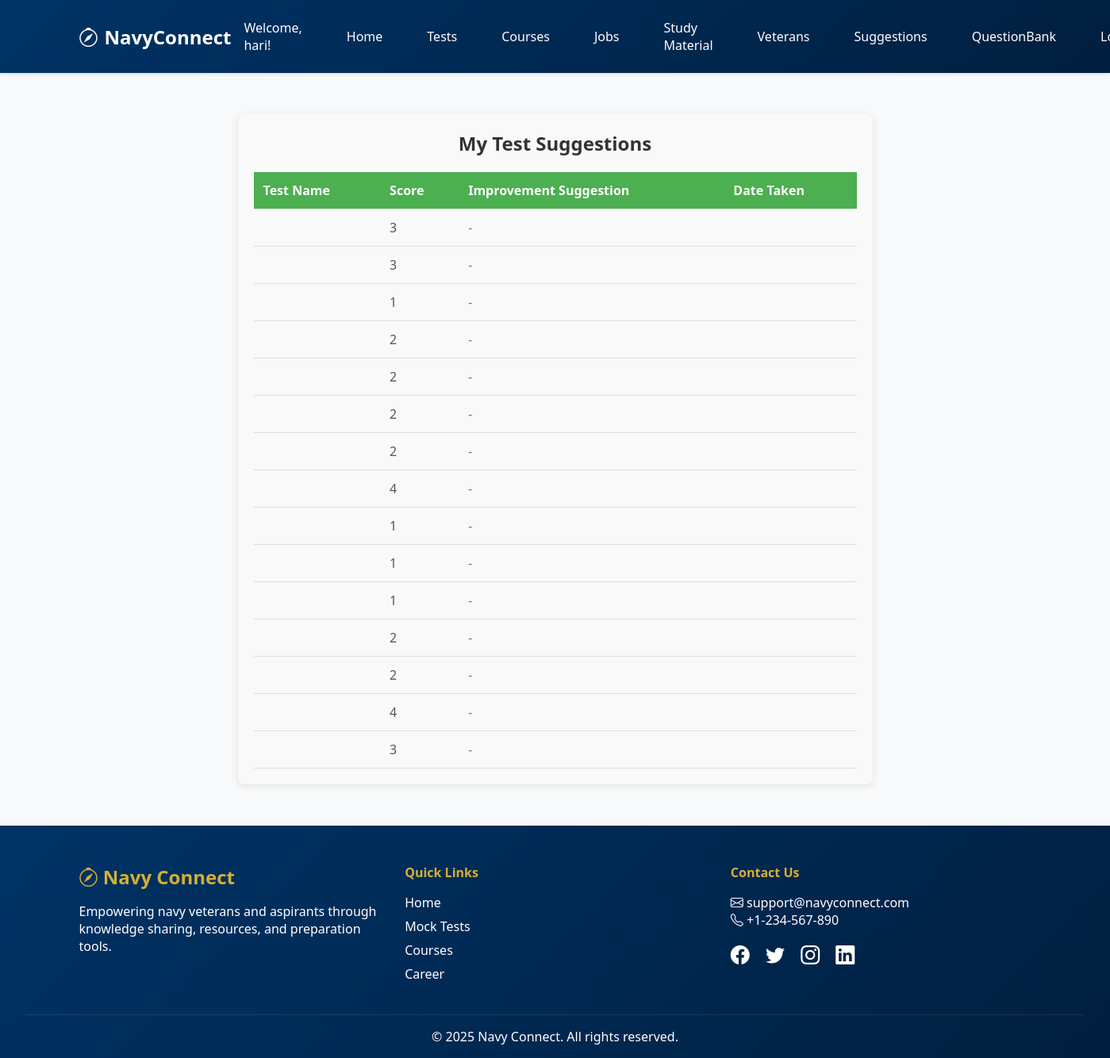
The app's page /my-suggestions/ (signed in), older data.
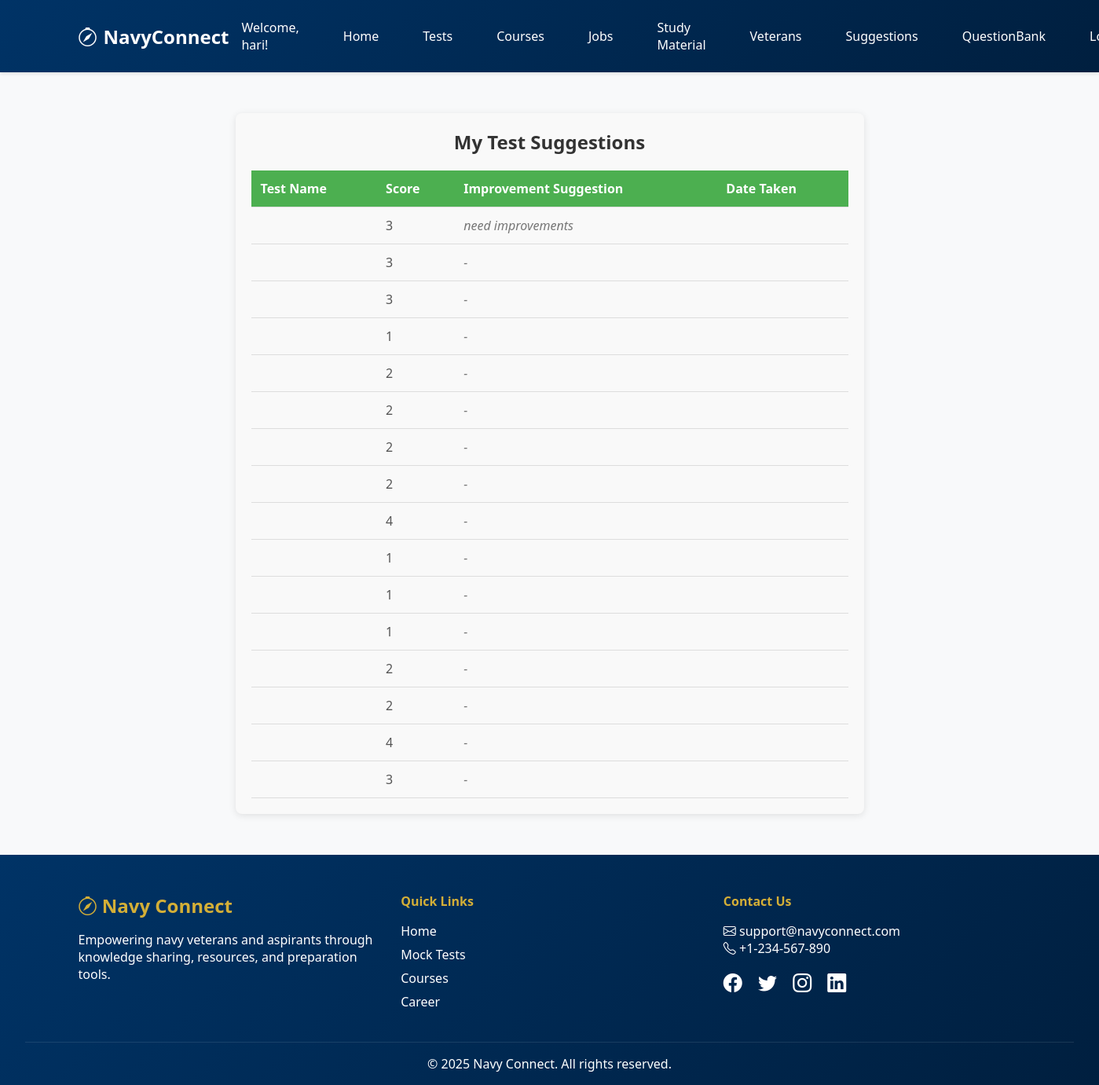
The same page, newer data.
### core/models.py (models this page shows, shortened)
class UserResponse(models.Model):
    question = models.ForeignKey(Question, on_delete=models.CASCADE, default=True)
    user = models.ForeignKey(settings.AUTH_USER_MODEL, on_delete=models.CASCADE)
    test = models.ForeignKey(MockTest, on_delete=models.CASCADE)
    score = models.IntegerField()
    responses = models.JSONField(default=dict)  # Store selected options as a dictionary
    improvement_suggestion = models.TextField(blank=True, null=True)  # ➡️ Add this line!

### core/views.py (the view)
# urls.py: path('my-suggestions/', views.user_suggestions, name='user_suggestions'),
@login_required
def user_suggestions(request):
    user_responses = UserResponse.objects.filter(user=request.user).order_by('-id')
    return render(request, 'user_suggestions.html', {'results': user_responses})

### core/templates/user_suggestions.html (shortened to what this page needs)
{% extends 'base.html' %}
{% block content %}
<div class="suggestions-container">
    <h2>My Test Suggestions</h2>
    <table>
        <thead>
            <tr>
                <th>Test Name</th>
                <th>Score</th>
                <th>Improvement Suggestion</th>
                <th>Date Taken</th>
            </tr>
        </thead>
        <tbody>
            {% for result in results %}
            <tr>
                <td>{{ result.test.title }}</td>
                <td>{{ result.score }}</td>
                <td>
    {% if result.improvement_suggestion %}
        {{ result.improvement_suggestion }}
    {% else %}
        -
    {% endif %}
</td>
                <td>{{ result.timestamp }}</td>
            </tr>
            {% empty %}
            <tr>
                <td colspan="4">No test results available.</td>
            </tr>
            {% endfor %}
        </tbody>
    </table>
</div>
{% endblock %}

Row changes from the older to the newer data that the page shows:
added UserResponse: score "3", improvement_suggestion "need improvements"
